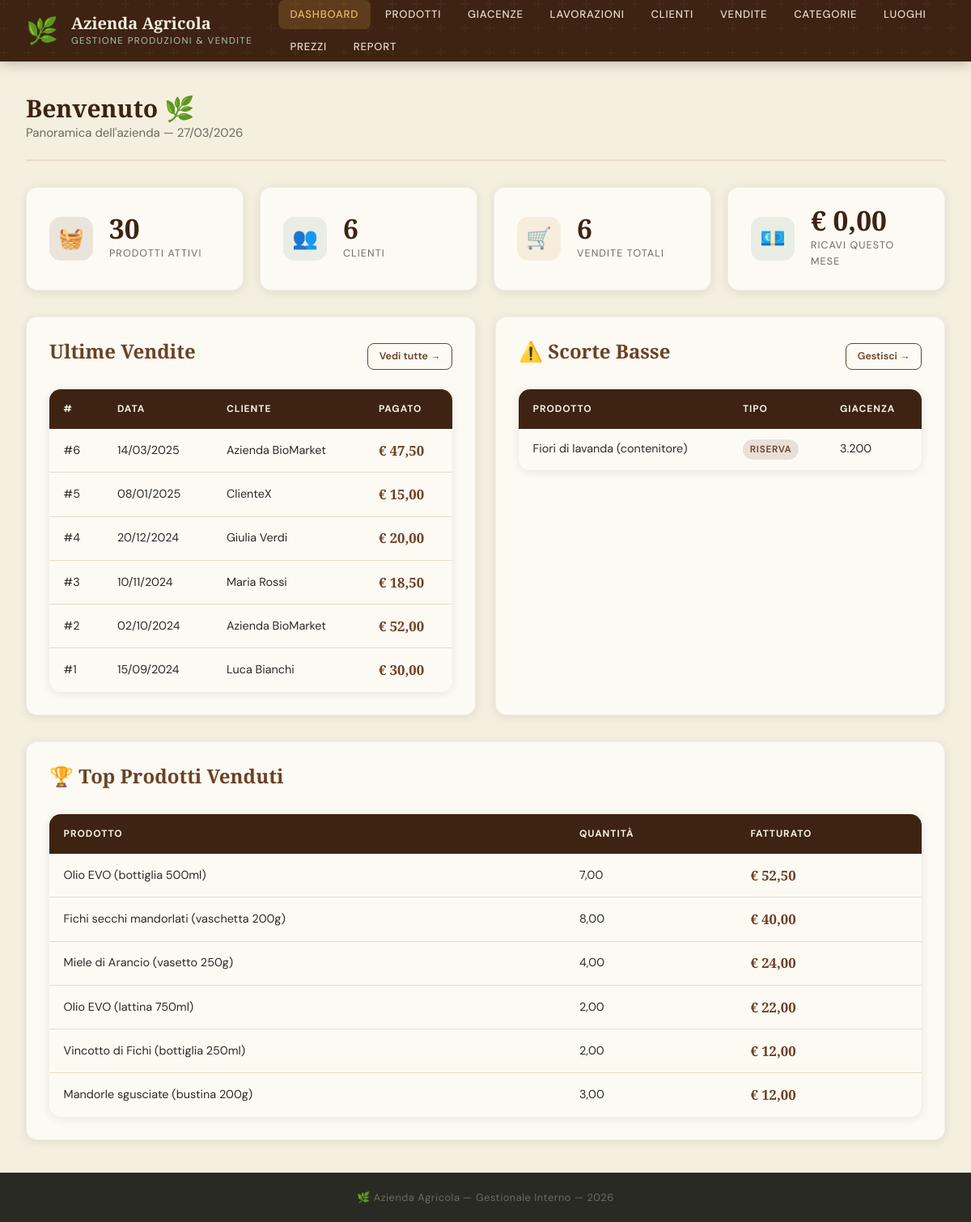
The page / on the database its author committed.
### tables this page shows
CREATE TABLE VENDITA (
    id_vendita INT AUTO_INCREMENT PRIMARY KEY,
    data_vendita DATE NOT NULL,
    totale_calcolato DECIMAL(10,2) NOT NULL DEFAULT 0,
    totale_pagato DECIMAL(10,2) NOT NULL DEFAULT 0,
    note TEXT,
    id_cliente INT NOT NULL,
    FOREIGN KEY (id_cliente) REFERENCES CLIENTE(id_cliente) ON DELETE RESTRICT
);

CREATE TABLE CLIENTE (
    id_cliente INT AUTO_INCREMENT PRIMARY KEY,
    nome VARCHAR(150) NOT NULL,
    nickname VARCHAR(100),
    telefono VARCHAR(20),
    email VARCHAR(150),
    tipo_cliente ENUM('privato','famiglia','amico','collega','rivenditore','occasionale') NOT NULL DEFAULT 'privato'
);

CREATE TABLE GIACENZA (
    id_giacenza INT AUTO_INCREMENT PRIMARY KEY,
    quantita_disponibile DECIMAL(10,3) NOT NULL DEFAULT 0,
    data_aggiornamento DATETIME NOT NULL DEFAULT CURRENT_TIMESTAMP ON UPDATE CURRENT_TIMESTAMP,
    id_prodotto INT NOT NULL UNIQUE,
    FOREIGN KEY (id_prodotto) REFERENCES PRODOTTO(id_prodotto) ON DELETE CASCADE
);

CREATE TABLE PRODOTTO (
    id_prodotto INT AUTO_INCREMENT PRIMARY KEY,
    nome VARCHAR(150) NOT NULL,
    descrizione TEXT,
    tipo_prodotto ENUM('FRESCO','LAVORATO','RISERVA','CONFEZIONATO') NOT NULL,
    unita_misura ENUM('kg','g','litro','ml','pezzo','bustina','vasetto','bottiglia') NOT NULL DEFAULT 'kg',
    vendita ENUM('a_peso','a_pezzo') NOT NULL DEFAULT 'a_peso',
    quantita_disponibile DECIMAL(10,3) DEFAULT 0,
    stato ENUM('disponibile','esaurito','archiviato') NOT NULL DEFAULT 'disponibile',
    luogo_provenienza VARCHAR(150),
    id_categoria INT NOT NULL,
    FOREIGN KEY (id_categoria) REFERENCES CATEGORIA(id_categoria) ON DELETE RESTRICT
);

### src/db.php (called while the page is built, shortened)
<?php
function db_query(mysqli $conn, string $sql, string $types = '', array $params = []): array {
    if ($types && $params) {
        $stmt = $conn->prepare($sql);
        if (!$stmt) return [];
        $stmt->bind_param($types, ...$params);
        $stmt->execute();
        $result = $stmt->get_result();
        $stmt->close();
    } else {
        $result = $conn->query($sql);
    }
    $rows = [];
    while ($row = $result->fetch_assoc()) $rows[] = $row;
    return $rows;
}

### src/index.php (the view, shortened to what this page needs)
<?php
require_once __DIR__ . '/db.php';
$tot_prodotti = db_query($conn, "SELECT COUNT(*) as n FROM PRODOTTO WHERE stato != 'archiviato'")[0]['n'] ?? 0;
$tot_clienti  = db_query($conn, "SELECT COUNT(*) as n FROM CLIENTE")[0]['n'] ?? 0;
$tot_vendite  = db_query($conn, "SELECT COUNT(*) as n FROM VENDITA")[0]['n'] ?? 0;
$ricavi_mese  = db_query($conn, "SELECT COALESCE(SUM(totale_pagato),0) as s FROM VENDITA WHERE MONTH(data_vendita)=MONTH(CURDATE()) AND YEAR(data_vendita)=YEAR(CURDATE())")[0]['s'] ?? 0;
$ultime_vendite = db_query($conn,
    "SELECT v.id_vendita, v.data_vendita, v.totale_pagato, c.nome AS cliente
     FROM VENDITA v JOIN CLIENTE c ON v.id_cliente=c.id_cliente
     ORDER BY v.data_vendita DESC LIMIT 6");
$avvisi = db_query($conn,
    "SELECT p.nome, p.tipo_prodotto, g.quantita_disponibile
     FROM PRODOTTO p
     LEFT JOIN GIACENZA g ON p.id_prodotto=g.id_prodotto
     WHERE p.stato != 'archiviato' AND p.tipo_prodotto != 'FRESCO'
       AND (g.quantita_disponibile IS NULL OR g.quantita_disponibile < 5)
     ORDER BY g.quantita_disponibile ASC LIMIT 8");
$top_prodotti = db_query($conn,
    "SELECT p.nome, SUM(dv.quantita) as tot_q, SUM(dv.totale_riga) as tot_e
     FROM DETTAGLIO_VENDITA dv JOIN PRODOTTO p ON dv.id_prodotto=p.id_prodotto
     GROUP BY dv.id_prodotto ORDER BY tot_e DESC LIMIT 6");
include __DIR__ . '/header.php';
?>
<div class="page-header">
    <div>
        <h1 class="page-title">Benvenuto 🌿</h1>
        <p>Panoramica dell'azienda — <?= date('d/m/Y') ?></p>
    </div>
</div>
<div class="card-grid" style="grid-template-columns:repeat(auto-fill,minmax(220px,1fr));margin-bottom:2rem">
    <div class="stat-card">
        <div class="stat-icon stat-icon--terra">🧺</div>
        <div><div class="stat-value"><?= $tot_prodotti ?></div><div class="stat-label">Prodotti Attivi</div></div>
    </div>
    <div class="stat-card">
        <div class="stat-icon stat-icon--salvia">👥</div>
        <div><div class="stat-value"><?= $tot_clienti ?></div><div class="stat-label">Clienti</div></div>
    </div>
    <div class="stat-card">
        <div class="stat-icon stat-icon--ocra">🛒</div>
        <div><div class="stat-value"><?= $tot_vendite ?></div><div class="stat-label">Vendite Totali</div></div>
    </div>
    <div class="stat-card">
        <div class="stat-icon stat-icon--salvia">💶</div>
        <div><div class="stat-value">€ <?= number_format($ricavi_mese,2,',','.') ?></div><div class="stat-label">Ricavi Questo Mese</div></div>
    </div>
</div>
<div style="display:grid;grid-template-columns:1fr 1fr;gap:1.5rem;margin-bottom:2rem">
    <div class="card">
        <div class="section-header">
            <h2>Ultime Vendite</h2>
            <a href="/vendite.php" class="btn btn--ghost btn--sm">Vedi tutte →</a>
        </div>
        <?php if (empty($ultime_vendite)): ?>
            <div class="empty-state"><div class="empty-state__icon">🛒</div><p>Nessuna vendita ancora.</p></div>
        <?php else: ?>
        <div class="table-wrap">
            <table>
                <thead><tr><th>#</th><th>Data</th><th>Cliente</th><th>Pagato</th></tr></thead>
                <tbody>
                <?php foreach ($ultime_vendite as $v): ?>
                <tr>
                    <td>#<?= $v['id_vendita'] ?></td>
                    <td><?= date('d/m/Y', strtotime($v['data_vendita'])) ?></td>
                    <td><?= htmlspecialchars($v['cliente']) ?></td>
                    <td class="price-tag">€ <?= number_format($v['totale_pagato'],2,',','.') ?></td>
                </tr>
                <?php endforeach; ?>
                </tbody>
            </table>
        </div>
        <?php endif; ?>
    </div>
    <div class="card">
        <div class="section-header">
            <h2>⚠️ Scorte Basse</h2>
            <a href="/giacenze.php" class="btn btn--ghost btn--sm">Gestisci →</a>
        </div>
        <?php if (empty($avvisi)): ?>
            <div class="alert alert--success">Tutte le giacenze sono nella norma!</div>
        <?php else: ?>
        <div class="table-wrap">
            <table>
                <thead><tr><th>Prodotto</th><th>Tipo</th><th>Giacenza</th></tr></thead>
                <tbody>
                <?php foreach ($avvisi as $a): ?>
                <tr>
                    <td><?= htmlspecialchars($a['nome']) ?></td>
                    <td><span class="badge badge--<?= strtolower($a['tipo_prodotto']) ?>"><?= $a['tipo_prodotto'] ?></span></td>
                    <td><span data-qty="<?= $a['quantita_disponibile'] ?? 0 ?>"><?= $a['quantita_disponibile'] ?? '0' ?></span></td>
                </tr>
                <?php endforeach; ?>
                </tbody>
            </table>
        </div>
        <?php endif; ?>
    </div>
</div>
<div class="card">
    <div class="section-header"><h2>🏆 Top Prodotti Venduti</h2></div>
    <?php if (empty($top_prodotti)): ?>
        <div class="empty-state"><p>Nessun dato disponibile.</p></div>
    <?php else: ?>
    <div class="table-wrap">
        <table>
            <thead><tr><th>Prodotto</th><th>Quantità</th><th>Fatturato</th></tr></thead>
            <tbody>
            <?php foreach ($top_prodotti as $tp): ?>
            <tr>
                <td><?= htmlspecialchars($tp['nome']) ?></td>
                <td><?= number_format($tp['tot_q'],2,',','.') ?></td>
                <td class="price-tag">€ <?= number_format($tp['tot_e'],2,',','.') ?></td>
            </tr>
            <?php endforeach; ?>
            </tbody>
        </table>
    </div>
    <?php endif; ?>
</div>
<?php include __DIR__ . '/footer.php'; ?>

### src/css/style.css (style rules this page uses)
:root { --terra: #6B4226; --terra-light: #9B6B4A; --terra-dark: #3E2312; --salvia: #7A9E7E; --salvia-light:#A8C5AA; --salvia-dark: #4A7A50; --ocra: #C8963E; --ocra-light: #E8B96A; --crema: #F5EFE0; --crema-dark: #E8DCC8; --bianco: #FDFAF4; --carbone: #2A2A24; --grigio: #6B6B60; --grigio-light:#D5D0C4; --rosso: #C0392B; --verde: #27AE60; --radius: 8px; --radius-lg: 14px; --shadow: 0 2px 12px rgba(42,42,36,0.10); --shadow-lg: 0 6px 32px rgba(42,42,36,0.16); --transition: 0.22s cubic-bezier(.4,0,.2,1); }
*, *::before, *::after { box-sizing: border-box; margin: 0; padding: 0; }
html { scroll-behavior: smooth; }
body { font-family: 'DM Sans', sans-serif; background: var(--crema); color: var(--carbone); min-height: 100vh; display: flex; flex-direction: column; font-size: 15px; line-height: 1.65; }
h1,h2,h3,h4 { font-family: 'Playfair Display', serif; line-height: 1.2; }
h1 { font-size: clamp(1.6rem,3vw,2.4rem); color: var(--terra-dark); }
h2 { font-size: 1.5rem; color: var(--terra); margin-bottom: .8rem; }
p { color: var(--grigio); }
a { color: var(--salvia-dark); text-decoration: none; transition: color var(--transition); }
.page-header { display: flex; align-items: flex-end; justify-content: space-between; gap: 1.5rem; margin-bottom: 2rem; padding-bottom: 1.25rem; border-bottom: 2px solid var(--crema-dark); }
.page-title { font-size: clamp(1.4rem,2.5vw,2rem); color: var(--terra-dark); }
.card { background: var(--bianco); border-radius: var(--radius-lg); box-shadow: var(--shadow); padding: 1.75rem; border: 1px solid rgba(107,66,38,.07); }
.card-grid { display: grid; grid-template-columns: repeat(auto-fill,minmax(260px,1fr)); gap: 1.25rem; margin-bottom: 2rem; }
.stat-card { background: var(--bianco); border-radius: var(--radius-lg); padding: 1.5rem 1.75rem; box-shadow: var(--shadow); display: flex; align-items: center; gap: 1.25rem; border: 1px solid rgba(107,66,38,.07); transition: transform var(--transition), box-shadow var(--transition); }
.stat-icon { width: 54px; height: 54px; border-radius: 14px; display: flex; align-items: center; justify-content: center; font-size: 1.6rem; flex-shrink: 0; }
.stat-icon--terra { background: rgba(107,66,38,.12); }
.stat-icon--salvia { background: rgba(122,158,126,.15); }
.stat-icon--ocra { background: rgba(200,150,62,.13); }
.stat-value { font-family: 'Playfair Display', serif; font-size: 2.1rem; font-weight: 700; color: var(--terra-dark); line-height: 1; }
.stat-label { font-size: .78rem; text-transform: uppercase; letter-spacing: .09em; color: var(--grigio); margin-top: .2rem; }
.table-wrap { overflow-x: auto; border-radius: var(--radius-lg); box-shadow: var(--shadow); background: var(--bianco); }
table { width: 100%; border-collapse: collapse; font-size: .9rem; }
thead tr { background: var(--terra-dark); color: var(--crema); }
thead th { padding: .9rem 1.1rem; text-align: left; font-size: .75rem; text-transform: uppercase; letter-spacing: .08em; white-space: nowrap; }
tbody tr { border-bottom: 1px solid var(--crema-dark); transition: background var(--transition); }
tbody tr:last-child { border-bottom: none; }
td { padding: .8rem 1.1rem; vertical-align: middle; }
.badge { display: inline-block; padding: .22em .75em; border-radius: 20px; font-size: .74rem; font-weight: 600; text-transform: uppercase; letter-spacing: .06em; white-space: nowrap; }
.badge--riserva { background: rgba(107,66,38,.14); color: var(--terra); }
.btn { display: inline-flex; align-items: center; gap: .45rem; padding: .6rem 1.3rem; border-radius: var(--radius); font-family: 'DM Sans', sans-serif; font-size: .85rem; font-weight: 600; cursor: pointer; border: none; transition: all var(--transition); text-decoration: none; white-space: nowrap; }
.btn--ghost { background: transparent; color: var(--terra); border: 1.5px solid var(--terra); }
.btn--sm { padding: .35rem .85rem; font-size: .78rem; }
.section-header { display: flex; align-items: center; justify-content: space-between; margin-bottom: 1.25rem; }
.price-tag { font-family: 'Playfair Display', serif; font-weight: 700; font-size: 1.05rem; color: var(--terra); }

### rows shown on the page
vendita: id_vendita "6", data_vendita "14/03/2025", id_cliente.nome "Azienda BioMarket", totale_pagato "47,50"
vendita: id_vendita "5", data_vendita "08/01/2025", id_cliente.nome "ClienteX", totale_pagato "15,00"
vendita: id_vendita "4", data_vendita "20/12/2024", id_cliente.nome "Giulia Verdi", totale_pagato "20,00"
vendita: id_vendita "3", data_vendita "10/11/2024", id_cliente.nome "Maria Rossi", totale_pagato "18,50"
vendita: id_vendita "2", data_vendita "02/10/2024", id_cliente.nome "Azienda BioMarket", totale_pagato "52,00"
vendita: id_vendita "1", data_vendita "15/09/2024", id_cliente.nome "Luca Bianchi", totale_pagato "30,00"
giacenza: id_prodotto.nome "Fiori di lavanda (contenitore)", id_prodotto.tipo_prodotto "RISERVA", quantita_disponibile "3.200"

### other values the page prints
$tot_prodotti "30"
$tot_clienti "6"
$tot_vendite "6"
$ricavi_mese "0,00"
$tp['nome'] "Olio EVO (bottiglia 500ml)"
$tp['tot_q'] "7,00"
$tp['tot_e'] "52,50"
$tp['nome'] "Fichi secchi mandorlati (vaschetta 200g)"
$tp['tot_q'] "8,00"
$tp['tot_e'] "40,00"
$tp['nome'] "Miele di Arancio (vasetto 250g)"
$tp['tot_q'] "4,00"
$tp['tot_e'] "24,00"
$tp['nome'] "Olio EVO (lattina 750ml)"
$tp['tot_q'] "2,00"
